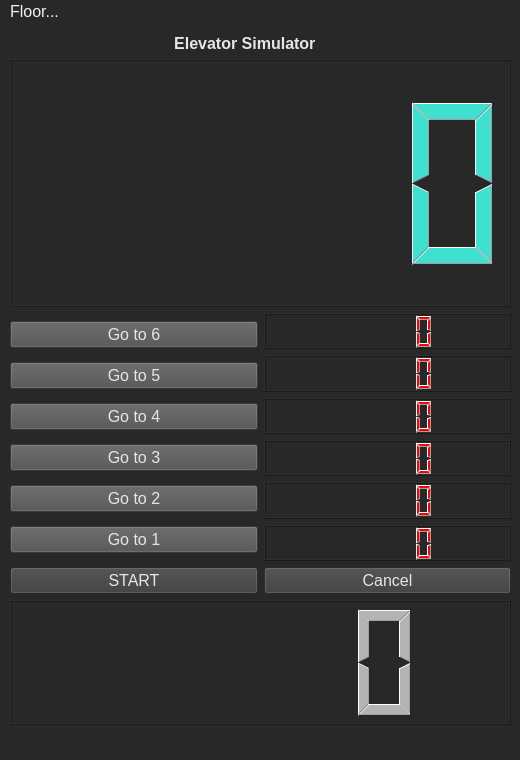
<?xml version="1.0" encoding="UTF-8"?>
<ui version="4.0">
 <class>MainWindow</class>
 <widget class="QMainWindow" name="MainWindow">
  <property name="geometry">
   <rect>
    <x>0</x>
    <y>0</y>
    <width>520</width>
    <height>760</height>
   </rect>
  </property>
  <property name="windowTitle">
   <string>MainWindow</string>
  </property>
  <property name="styleSheet">
   <string notr="true">background-color: rgb(40,40,40);
font-size:16px;
color: rgb(241, 241, 241);
</string>
  </property>
  <widget class="QWidget" name="centralwidget">
   <widget class="QWidget" name="verticalLayoutWidget_2">
    <property name="geometry">
     <rect>
      <x>10</x>
      <y>10</y>
      <width>501</width>
      <height>691</height>
     </rect>
    </property>
    <layout class="QVBoxLayout" name="verticalLayout_4" stretch="0,4,0,1">
     <item>
      <widget class="QLabel" name="label">
       <property name="font">
        <font>
         <pointsize>-1</pointsize>
         <italic>false</italic>
         <bold>true</bold>
         <underline>false</underline>
        </font>
       </property>
       <property name="styleSheet">
        <string notr="true">color: rgb(230,230,230);</string>
       </property>
       <property name="text">
        <string>                                     Elevator Simulator</string>
       </property>
      </widget>
     </item>
     <item>
      <layout class="QVBoxLayout" name="verticalLayout">
       <item>
        <layout class="QHBoxLayout" name="horizontalLayout_2" stretch="1">
         <item>
          <widget class="QLCDNumber" name="Floor_number">
           <property name="styleSheet">
            <string notr="true">color: rgb(64,224,208);</string>
           </property>
          </widget>
         </item>
        </layout>
       </item>
       <item>
        <layout class="QHBoxLayout" name="horizontalLayout">
         <item>
          <layout class="QVBoxLayout" name="verticalLayout_3">
           <item>
            <widget class="QPushButton" name="pushButton_6">
             <property name="styleSheet">
              <string notr="true">color: rgb(230,230,230);background-color: rgb(80,80,80);</string>
             </property>
             <property name="text">
              <string>Go to 6</string>
             </property>
            </widget>
           </item>
           <item>
            <widget class="QPushButton" name="pushButton_5">
             <property name="styleSheet">
              <string notr="true">color: rgb(230,230,230);background-color: rgb(80,80,80);</string>
             </property>
             <property name="text">
              <string>Go to 5</string>
             </property>
            </widget>
           </item>
           <item>
            <widget class="QPushButton" name="pushButton_4">
             <property name="styleSheet">
              <string notr="true">color: rgb(230,230,230);background-color: rgb(80,80,80);color: rgb(230,230,230);</string>
             </property>
             <property name="text">
              <string>Go to 4</string>
             </property>
            </widget>
           </item>
           <item>
            <widget class="QPushButton" name="pushButton_3">
             <property name="styleSheet">
              <string notr="true">background-color: rgb(80,80,80);color: rgb(230,230,230);</string>
             </property>
             <property name="text">
              <string>Go to 3</string>
             </property>
            </widget>
           </item>
           <item>
            <widget class="QPushButton" name="pushButton_2">
             <property name="styleSheet">
              <string notr="true">color: rgb(230,230,230);background-color: rgb(80,80,80);</string>
             </property>
             <property name="text">
              <string>Go to 2</string>
             </property>
            </widget>
           </item>
           <item>
            <widget class="QPushButton" name="pushButton_1">
             <property name="styleSheet">
              <string notr="true">color: rgb(230,230,230);background-color: rgb(80,80,80);</string>
             </property>
             <property name="text">
              <string>Go to 1</string>
             </property>
            </widget>
           </item>
          </layout>
         </item>
         <item>
          <layout class="QVBoxLayout" name="verticalLayout_2">
           <item>
            <widget class="QLCDNumber" name="F6">
             <property name="styleSheet">
              <string notr="true">color: rgb(255,0,0);</string>
             </property>
            </widget>
           </item>
           <item>
            <widget class="QLCDNumber" name="F5">
             <property name="styleSheet">
              <string notr="true">color: rgb(255,0,0);</string>
             </property>
            </widget>
           </item>
           <item>
            <widget class="QLCDNumber" name="F4">
             <property name="styleSheet">
              <string notr="true">color: rgb(255,0,0);</string>
             </property>
            </widget>
           </item>
           <item>
            <widget class="QLCDNumber" name="F3">
             <property name="styleSheet">
              <string notr="true">color: rgb(255,0,0);</string>
             </property>
            </widget>
           </item>
           <item>
            <widget class="QLCDNumber" name="F2">
             <property name="styleSheet">
              <string notr="true">color: rgb(255,0,0);</string>
             </property>
            </widget>
           </item>
           <item>
            <widget class="QLCDNumber" name="F1">
             <property name="styleSheet">
              <string notr="true">color: rgb(255,0,0);</string>
             </property>
            </widget>
           </item>
          </layout>
         </item>
        </layout>
       </item>
      </layout>
     </item>
     <item>
      <layout class="QHBoxLayout" name="horizontalLayout_4">
       <item>
        <widget class="QPushButton" name="start_button">
         <property name="styleSheet">
          <string notr="true">color: rgb(230,230,230);background-color: rgb(60,60,60);</string>
         </property>
         <property name="text">
          <string>START</string>
         </property>
        </widget>
       </item>
       <item>
        <widget class="QPushButton" name="cancelButton">
         <property name="styleSheet">
          <string notr="true">color: rgb(230,230,230);background-color: rgb(60,60,60);</string>
         </property>
         <property name="text">
          <string>Cancel</string>
         </property>
        </widget>
       </item>
      </layout>
     </item>
     <item>
      <widget class="QLCDNumber" name="Time_lcd">
       <property name="styleSheet">
        <string notr="true">color: rgb(180,180,180);</string>
       </property>
      </widget>
     </item>
    </layout>
   </widget>
  </widget>
  <widget class="QMenuBar" name="menubar">
   <property name="geometry">
    <rect>
     <x>0</x>
     <y>0</y>
     <width>520</width>
     <height>27</height>
    </rect>
   </property>
   <widget class="QMenu" name="menuFloor">
    <property name="title">
     <string>Floor...</string>
    </property>
    <addaction name="actionFloor1"/>
    <addaction name="actionFloor2"/>
    <addaction name="actionFloor3"/>
    <addaction name="actionFloor4"/>
    <addaction name="actionFloor5"/>
    <addaction name="actionFloor6"/>
   </widget>
   <addaction name="menuFloor"/>
  </widget>
  <widget class="QStatusBar" name="statusbar"/>
  <action name="actionFloor2">
   <property name="text">
    <string>Floor 2</string>
   </property>
  </action>
  <action name="actionFloor3">
   <property name="text">
    <string>Floor 3</string>
   </property>
  </action>
  <action name="actionFloor4">
   <property name="text">
    <string>Floor 4</string>
   </property>
  </action>
  <action name="actionFloor5">
   <property name="text">
    <string>Floor 5</string>
   </property>
  </action>
  <action name="actionFloor6">
   <property name="text">
    <string>Floor 6</string>
   </property>
  </action>
  <action name="actionUp">
   <property name="text">
    <string>Up</string>
   </property>
  </action>
  <action name="action">
   <property name="text">
    <string>Down</string>
   </property>
  </action>
  <action name="actionFloor1">
   <property name="text">
    <string>Floor 1</string>
   </property>
  </action>
 </widget>
 <resources/>
 <connections/>
</ui>
